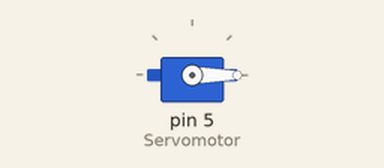
This sketch was run on a simulated Arduino Uno, built with avr-gcc and run on an emulated ATmega328P. On the bench: servo.

Above: at 0.05 s.
At 9.05 s:
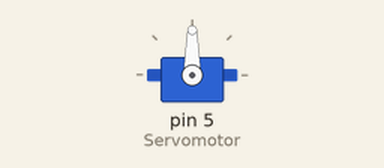
At 18.11 s:
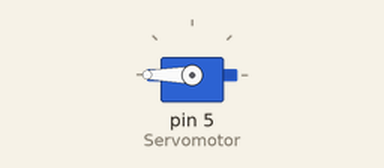
At 39.88 s:
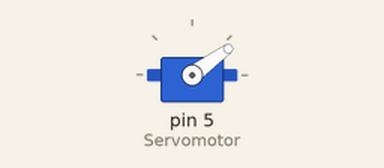
Timing chart, 0 to 40.0 s (numbered marks = the images above):
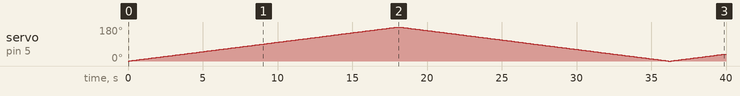

The sketch:

servo_pwm.ino
```cpp
#include<Servo.h>
Servo Servomotor;
int position = 0;
void setup()
{
  Servomotor.attach(5);

}

void loop()
{
  for(position=0;position<=180;position+=1)
  {
    Servomotor.write(position);
    delay(100);
  }
  for(position=180;position>=0;position-=1)
  {
    Servomotor.write(position);
    delay(100);

  }

}
```

Measured:
- by itself, servo on pin 5 (Servomotor): 0° → 1° at 0.10 s, → 2° 0.10 s later, → 3° 0.10 s later, → 4° 0.10 s later, … (397 changes in this stretch)
